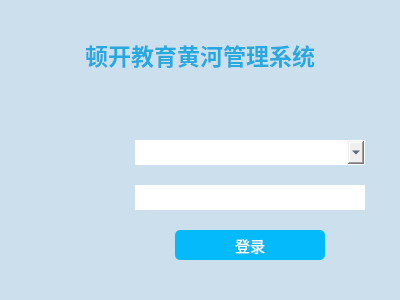
<?xml version="1.0" encoding="UTF-8"?>
<ui version="4.0">
 <class>Login</class>
 <widget class="QWidget" name="Login">
  <property name="geometry">
   <rect>
    <x>0</x>
    <y>0</y>
    <width>400</width>
    <height>300</height>
   </rect>
  </property>
  <property name="minimumSize">
   <size>
    <width>400</width>
    <height>300</height>
   </size>
  </property>
  <property name="maximumSize">
   <size>
    <width>400</width>
    <height>300</height>
   </size>
  </property>
  <property name="font">
   <font>
    <family>Arial</family>
   </font>
  </property>
  <property name="windowTitle">
   <string>Form</string>
  </property>
  <property name="styleSheet">
   <string notr="true">QPushButton#minBtn,#closeBtn
{
	background-position:center;	
	background-repeat:no-repeat;
	border:none;
}
QPushButton#minBtn
{
	
	background-image: url(:/images/img_btn/min.png);
	
}
QPushButton#closeBtn
{
	background-image: url(:/images/img_btn/quit.png);
}
QPushButton#minBtn:hover
{
	
	background-color: rgba(229, 229, 229, 200);
	
}
QPushButton#closeBtn:hover
{
	background-color: rgb(255, 0, 0);
}

QLabel#headPortrait
{
	
	image: url(:/images/headPortraits.jpg);
}

QPushButton#loginBtn
{
	background-color:rgba(5,186,251,255);
	border-radius:5px;
	
	color: rgb(255, 255, 255);
}
QPushButton#loginBtn:hover
{
	background-color:rgba(31,199,253,255);
	border-radius:5px;
}


QWidget#Login
{
	background-color: rgb(204, 223, 237);
}
QLabel#label_title
{
	
	color: rgb(38, 168, 225);
}
QComboBox
{
	border:1px solid rgb(255,255,255);
	color: rgb(0,27,47);
	font: 10pt &quot;微软雅黑&quot;;
}
QComboBox:drop-down
{
	
}

QLineEdit
{
	font: 10pt &quot;微软雅黑&quot;;
	border:1px solid rgb(255,255,255);
}
</string>
  </property>
  <layout class="QGridLayout" name="gridLayout">
   <property name="leftMargin">
    <number>0</number>
   </property>
   <property name="topMargin">
    <number>0</number>
   </property>
   <property name="rightMargin">
    <number>0</number>
   </property>
   <property name="bottomMargin">
    <number>0</number>
   </property>
   <item row="2" column="1">
    <layout class="QHBoxLayout" name="horizontalLayout_2">
     <property name="spacing">
      <number>20</number>
     </property>
     <item>
      <layout class="QVBoxLayout" name="verticalLayout_2">
       <item>
        <widget class="QLabel" name="headPortrait">
         <property name="minimumSize">
          <size>
           <width>80</width>
           <height>80</height>
          </size>
         </property>
         <property name="maximumSize">
          <size>
           <width>80</width>
           <height>80</height>
          </size>
         </property>
         <property name="text">
          <string/>
         </property>
         <property name="scaledContents">
          <bool>true</bool>
         </property>
        </widget>
       </item>
       <item>
        <spacer name="verticalSpacer">
         <property name="orientation">
          <enum>Qt::Vertical</enum>
         </property>
         <property name="sizeHint" stdset="0">
          <size>
           <width>20</width>
           <height>40</height>
          </size>
         </property>
        </spacer>
       </item>
      </layout>
     </item>
     <item>
      <layout class="QVBoxLayout" name="verticalLayout">
       <item>
        <widget class="QComboBox" name="userEdit">
         <property name="minimumSize">
          <size>
           <width>0</width>
           <height>25</height>
          </size>
         </property>
         <property name="maximumSize">
          <size>
           <width>16777215</width>
           <height>25</height>
          </size>
         </property>
         <property name="editable">
          <bool>true</bool>
         </property>
        </widget>
       </item>
       <item>
        <widget class="QLineEdit" name="passwdEdit">
         <property name="minimumSize">
          <size>
           <width>0</width>
           <height>25</height>
          </size>
         </property>
         <property name="maximumSize">
          <size>
           <width>16777215</width>
           <height>25</height>
          </size>
         </property>
        </widget>
       </item>
       <item>
        <layout class="QHBoxLayout" name="horizontalLayout_3">
         <item>
          <spacer name="horizontalSpacer">
           <property name="orientation">
            <enum>Qt::Horizontal</enum>
           </property>
           <property name="sizeHint" stdset="0">
            <size>
             <width>40</width>
             <height>20</height>
            </size>
           </property>
          </spacer>
         </item>
         <item>
          <widget class="QPushButton" name="loginBtn">
           <property name="sizePolicy">
            <sizepolicy hsizetype="Maximum" vsizetype="Fixed">
             <horstretch>0</horstretch>
             <verstretch>0</verstretch>
            </sizepolicy>
           </property>
           <property name="minimumSize">
            <size>
             <width>150</width>
             <height>30</height>
            </size>
           </property>
           <property name="maximumSize">
            <size>
             <width>150</width>
             <height>30</height>
            </size>
           </property>
           <property name="font">
            <font>
             <family>微软雅黑</family>
             <pointsize>11</pointsize>
            </font>
           </property>
           <property name="text">
            <string>登录</string>
           </property>
          </widget>
         </item>
         <item>
          <spacer name="horizontalSpacer_3">
           <property name="orientation">
            <enum>Qt::Horizontal</enum>
           </property>
           <property name="sizeHint" stdset="0">
            <size>
             <width>40</width>
             <height>20</height>
            </size>
           </property>
          </spacer>
         </item>
        </layout>
       </item>
      </layout>
     </item>
    </layout>
   </item>
   <item row="0" column="0" colspan="3">
    <layout class="QHBoxLayout" name="horizontalLayout">
     <property name="spacing">
      <number>0</number>
     </property>
     <property name="rightMargin">
      <number>3</number>
     </property>
     <item>
      <spacer name="horizontalSpacer_2">
       <property name="orientation">
        <enum>Qt::Horizontal</enum>
       </property>
       <property name="sizeHint" stdset="0">
        <size>
         <width>40</width>
         <height>20</height>
        </size>
       </property>
      </spacer>
     </item>
     <item>
      <widget class="QPushButton" name="minBtn">
       <property name="minimumSize">
        <size>
         <width>32</width>
         <height>32</height>
        </size>
       </property>
       <property name="maximumSize">
        <size>
         <width>32</width>
         <height>32</height>
        </size>
       </property>
       <property name="text">
        <string/>
       </property>
      </widget>
     </item>
     <item>
      <widget class="QPushButton" name="closeBtn">
       <property name="minimumSize">
        <size>
         <width>32</width>
         <height>32</height>
        </size>
       </property>
       <property name="maximumSize">
        <size>
         <width>32</width>
         <height>32</height>
        </size>
       </property>
       <property name="layoutDirection">
        <enum>Qt::LeftToRight</enum>
       </property>
       <property name="text">
        <string/>
       </property>
       <property name="checkable">
        <bool>false</bool>
       </property>
       <property name="autoRepeat">
        <bool>false</bool>
       </property>
       <property name="autoExclusive">
        <bool>false</bool>
       </property>
       <property name="default">
        <bool>false</bool>
       </property>
      </widget>
     </item>
    </layout>
   </item>
   <item row="1" column="1">
    <widget class="QLabel" name="label_title">
     <property name="sizePolicy">
      <sizepolicy hsizetype="Preferred" vsizetype="Expanding">
       <horstretch>0</horstretch>
       <verstretch>0</verstretch>
      </sizepolicy>
     </property>
     <property name="font">
      <font>
       <pointsize>17</pointsize>
       <weight>75</weight>
       <bold>true</bold>
      </font>
     </property>
     <property name="text">
      <string>顿开教育黄河管理系统</string>
     </property>
     <property name="alignment">
      <set>Qt::AlignHCenter|Qt::AlignTop</set>
     </property>
     <property name="margin">
      <number>20</number>
     </property>
    </widget>
   </item>
   <item row="2" column="0">
    <spacer name="horizontalSpacer_4">
     <property name="orientation">
      <enum>Qt::Horizontal</enum>
     </property>
     <property name="sizeHint" stdset="0">
      <size>
       <width>11</width>
       <height>20</height>
      </size>
     </property>
    </spacer>
   </item>
   <item row="2" column="2">
    <spacer name="horizontalSpacer_5">
     <property name="orientation">
      <enum>Qt::Horizontal</enum>
     </property>
     <property name="sizeHint" stdset="0">
      <size>
       <width>21</width>
       <height>20</height>
      </size>
     </property>
    </spacer>
   </item>
   <item row="3" column="1">
    <spacer name="verticalSpacer_2">
     <property name="orientation">
      <enum>Qt::Vertical</enum>
     </property>
     <property name="sizeType">
      <enum>QSizePolicy::Fixed</enum>
     </property>
     <property name="sizeHint" stdset="0">
      <size>
       <width>20</width>
       <height>40</height>
      </size>
     </property>
    </spacer>
   </item>
  </layout>
 </widget>
 <resources/>
 <connections/>
</ui>
